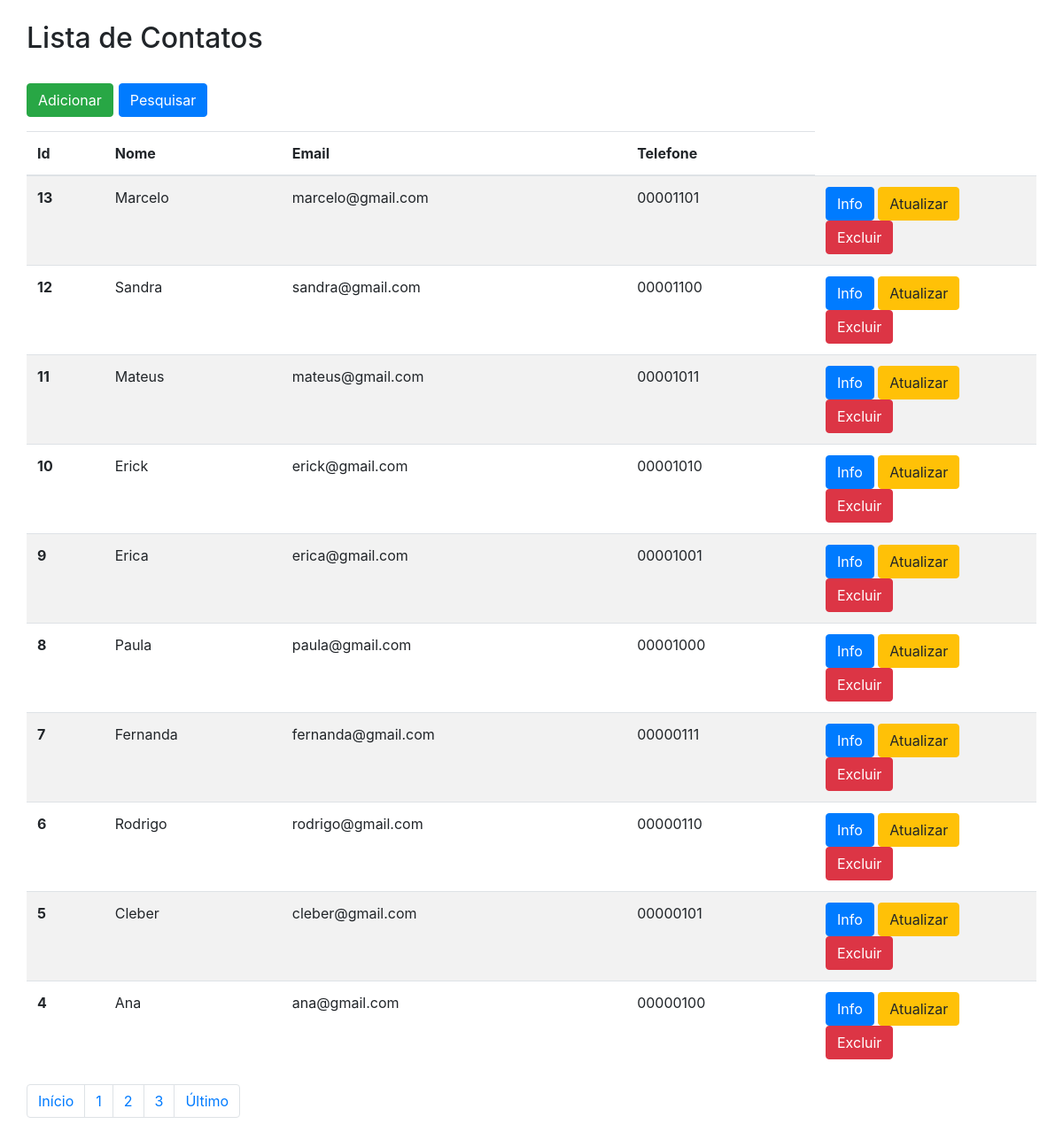
Page /index.php?pg=2 on the committed database.
### tables this page shows
CREATE TABLE contatos (
    id INT PRIMARY KEY AUTO_INCREMENT,
    nome VARCHAR(100) NOT NULL,
    email VARCHAR(100) NOT NULL,
    telefone VARCHAR(100) NOT NULL
);

### index.php (the view, shortened to what this page needs)
<!DOCTYPE html>
<html lang="pt-br">
<head>
    <link rel="stylesheet" href="assets/css/bootstrap.min.css">
</head>
<body>
    <div class="container">
        <div>
            <div class="row" style="margin-top: 24px;">
                <h2>Lista de Contatos</h2>
            </div>
        </div>
        <div class="row">
            <p>
                <a href="create.php" class="btn btn-success">Adicionar</a>
            </p>
            <div class="row" style="margin-left: 6px;">
                <br/>
                <a href="search.php" type="submit" class="btn btn-primary" style="margin-bottom: 16px;">Pesquisar</a>
            </div>
            <table class="table table-striped">
                <thead>
                    <tr>
                        <th scope="col">Id</th>
                        <th scope="col">Nome</th>
                        <th scope="col">Email</th>
                        <th scope="col">Telefone</th>
                    </tr>
                </thead>
                <tbody>
                    <?php
                    $pdo = Database::conectar();
                    $limite = 10;
                    $pg = (isset($_GET['pg'])) ? (int)$_GET['pg'] : 1;
                    $inicio = ($pg * $limite) - $limite;
                    $sql = "SELECT * FROM contatos ORDER BY id DESC LIMIT ".$inicio.",".$limite;
                    try {
                        $query = $pdo->prepare($sql);
                        $query->execute();
                    } catch (PDOException $e) {
                        echo 'Erro ao retornar os Dados.'.$e->getMessage();
                    }
                    while($linha = $query->fetch(PDO::FETCH_ASSOC)) {
                        echo '<tr>';
                        echo '<th scope="row">'.$id = $linha['id'] . '</th>';
                        echo '<td>'.$nome = $linha['nome'] .     '</td>';
                        echo '<td>'.$email = $linha['email'] .    '</td>';
                        echo '<td>'.$telefone = $linha['telefone'] . '</td>';
                        echo '<td width=250>';
                        echo '<a class="btn btn-primary" href="read.php?id='    .$linha['id'].'">Info</a>';
                        echo '<a class="btn btn-warning" href="update.php?id='  .$linha['id'].'">Atualizar</a>';
                        echo '<a class="btn btn-danger" href="delete.php?id='   .$linha['id'].'">Excluir</a>';
                        echo '</td>';
                        echo '</tr>';
                    }
                    $sql_total = 'SELECT id FROM contatos';
                    try {
                        $query_total = $pdo->prepare($sql_total);
                        $query_total->execute();
                        $query_count = $query_total->rowCount(PDO::FETCH_ASSOC);
                        $qtdPg = ceil($query_count / $limite);
                    } catch (PDOException $e) {
                        echo 'Erro ao retornar os Dados. '.$e->getMessage();
                    }
                    ?>
                </tbody>
            </table>
            <nav aria-label="...">
                <ul class="pagination">
                    <li class="page-item">
                        <a class="page-link" href="index.php?pg=1" tabindex="-1">Início</a>
                    </li>
                    <?php
                    if ($qtdPg > 1 && $pg<= $qtdPg){
                        for ($i=1; $i <= $qtdPg; $i++){
                            if ($i == $pg){
                                echo "<a class='page-link' href='index.php?pg=$i'>".$i."</a>";
                            } else {
                                echo "<li class='page-item'>";
                                echo "<a class='page-link' href='index.php?pg=$i'>".$i."</a>";
                                echo "</li>";
                            }
                        }
                    }
                    echo "<li class='page-item'>";
                        echo "<a class='page-link' href='index.php?pg=$qtdPg'>Último</a>";
                    echo "</li>";
                    ?>
                </ul>
            </nav>
        </div>
    </div>
</body>
</html>

### rows in the picture
contatos: id "13", nome "Marcelo", email "marcelo@gmail.com", telefone "00001101"
contatos: id "12", nome "Sandra", email "sandra@gmail.com", telefone "00001100"
contatos: id "11", nome "Mateus", email "mateus@gmail.com", telefone "00001011"
contatos: id "10", nome "Erick", email "erick@gmail.com", telefone "00001010"
contatos: id "9", nome "Erica", email "erica@gmail.com", telefone "00001001"
contatos: id "8", nome "Paula", email "paula@gmail.com", telefone "00001000"
contatos: id "7", nome "Fernanda", email "fernanda@gmail.com", telefone "00000111"
contatos: id "6", nome "Rodrigo", email "rodrigo@gmail.com", telefone "00000110"
contatos: id "5", nome "Cleber", email "cleber@gmail.com", telefone "00000101"
contatos: id "4", nome "Ana", email "ana@gmail.com", telefone "00000100"
